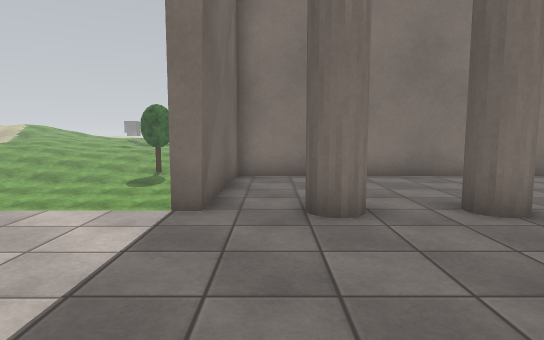
View 1 (above)

14 first-person views from a walk through a Unity game level. The camera is 1.2 m above the floor, tilts 6° down and sees 75° across. The floor is counted in squares, 1 m on a side. Each view is taken from the middle of a square. On the plan, view 1 faces up. The plan holds only what a view shows up to about 14 squares ahead; the rest is blank. The place goes on beyond the plan. Some trees and plants on the terrain are drawn as simple stand-ins. The player character is not drawn. Door leaves are left out, so doorways stand open. Surface patterns are stand-ins for the level's own textures.

View 2
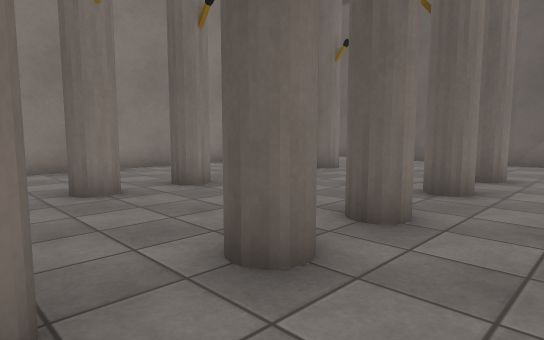

View 3
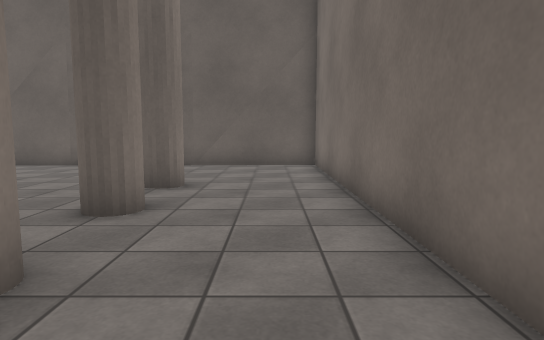

View 4
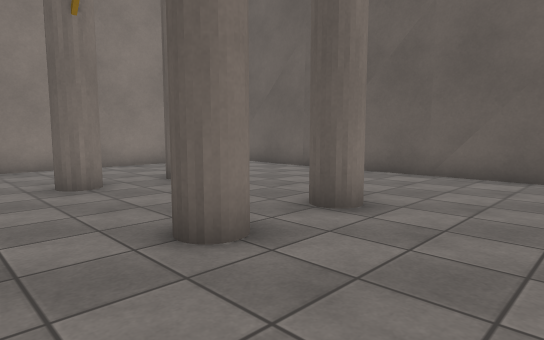

View 5
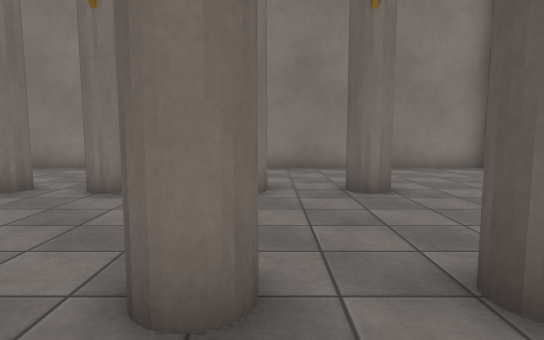

View 6
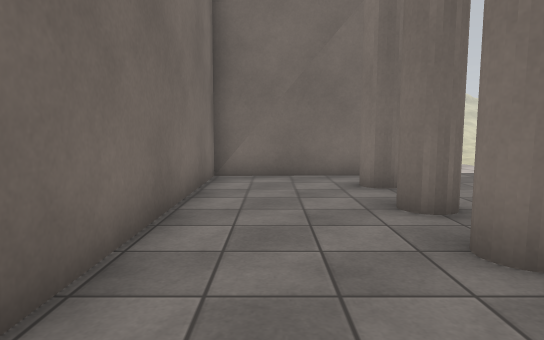

View 7
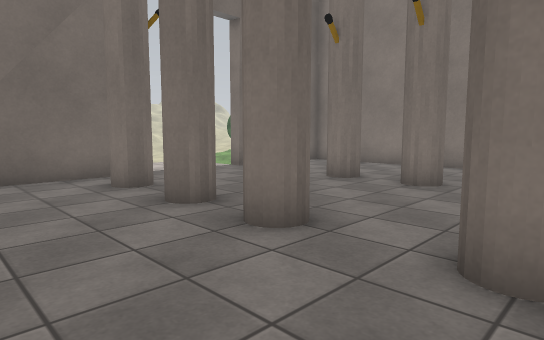

View 8
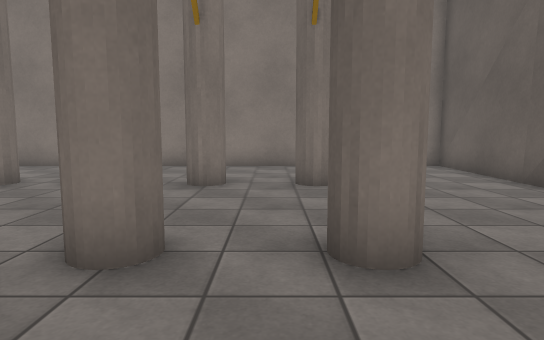

View 9
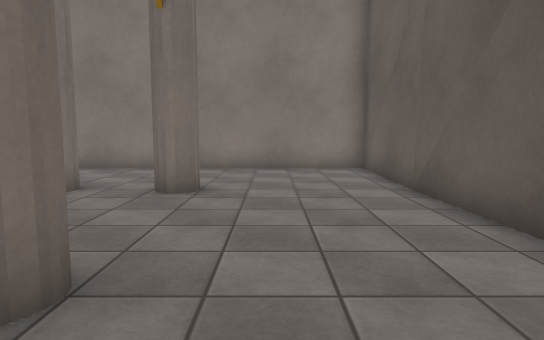

View 10
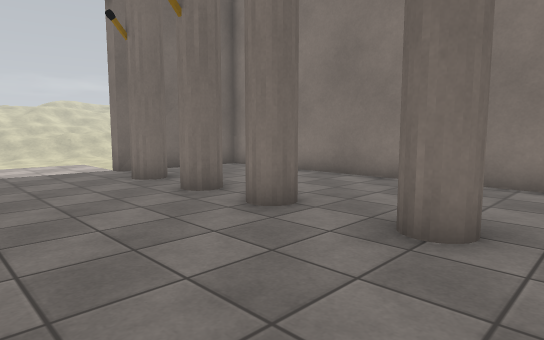

View 11
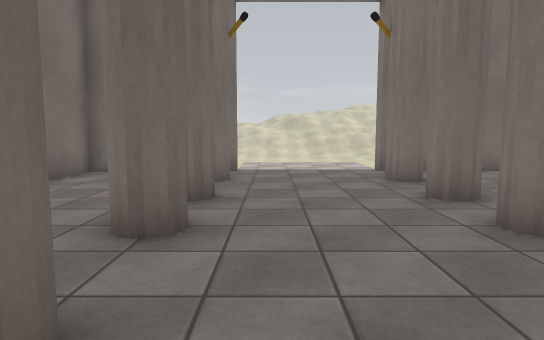

View 12
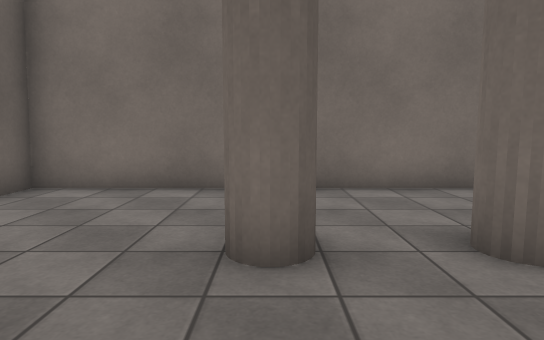

View 13
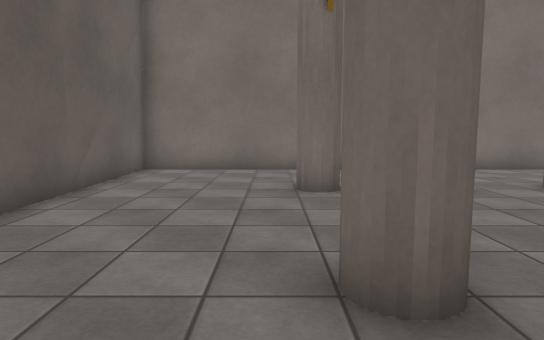

View 14
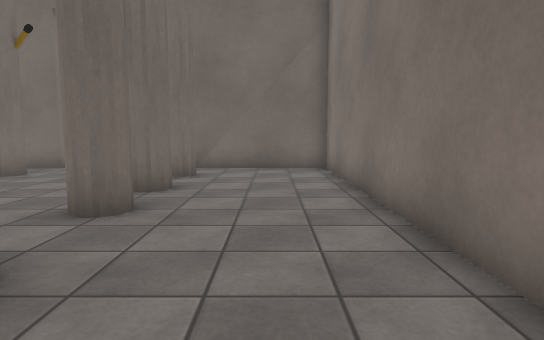

### Floor plan
Key: @ floor where view 1 was taken; # wall or solid block; x gap in a wall; . main floor; - floor 1.75 m lower than the main floor; D open door.
Columns run from 8 left of view 1 to 16 right of it. Each row starts with its distance up from view 1.
 14 ----
 13 ----
 12
 11
 10        ##################
  9        #................#
  8        #................#
  7        #................#
  6        #................#
  5     ...D.#.#xx#.##.#....#
  4     ...D................#
  3     ...D................#
  2     ...D................#
  1     ...D.#.##.#.##.#....#
  0        #@#.##x#.##.#....#
 -1        #................#
 -2        #................#
 -3        #................#
 -4        ##################

Positions as (right, up) in squares from view 1, and headings:
1: (0, 0), facing up
2: (1, -2), facing up-right
3: (3, -2), facing right
4: (6, -3), facing up-right
5: (9, -2), facing up
6: (9, -2), facing left
7: (9, -3), facing up-left
8: (10, -3), facing up
9: (13, -2), facing up
10: (10, 1), facing up-left
11: (10, 2), facing left
12: (11, 4), facing down
13: (12, 8), facing down
14: (11, 8), facing left
